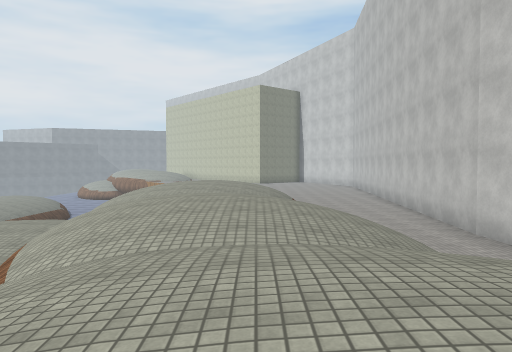
view 1 (above)

24 first-person views from a walk through a scene from a Unity 3-D project. The camera is 1.4 m above the floor, tilts 2° down and sees 70° across. The floor is counted in squares, 2 m on a side. Each view is taken from the middle of a square. On the plan, view 1 faces up. The plan holds only what a view shows up to about 11 squares ahead; the rest is blank. The place goes on beyond the plan. The player character is not drawn. Surface patterns are stand-ins for the level's own textures.

view 2
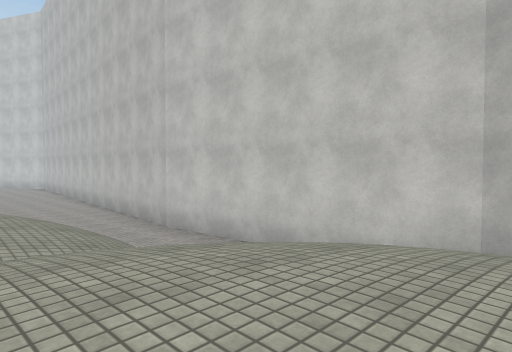

view 3
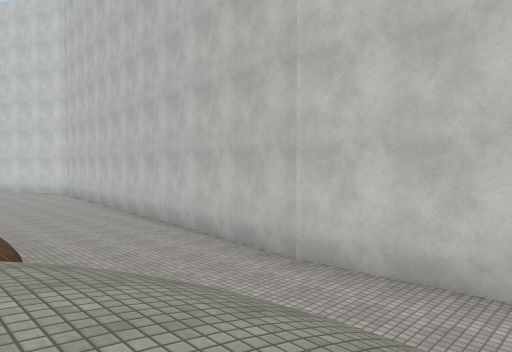

view 4
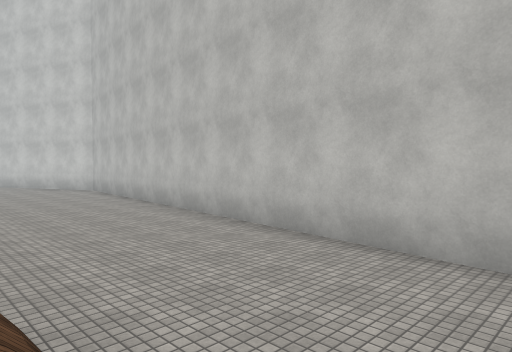

view 5
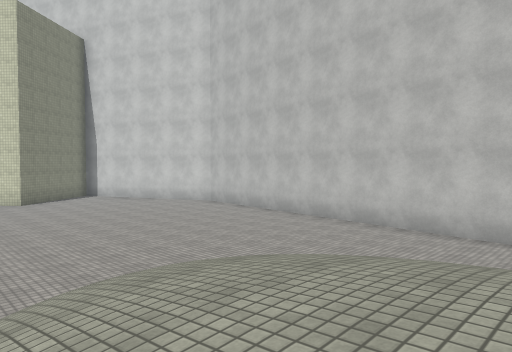

view 6
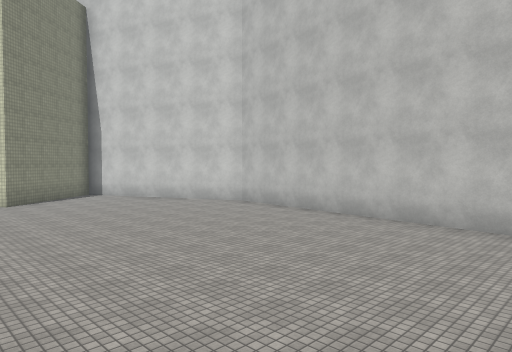

view 7
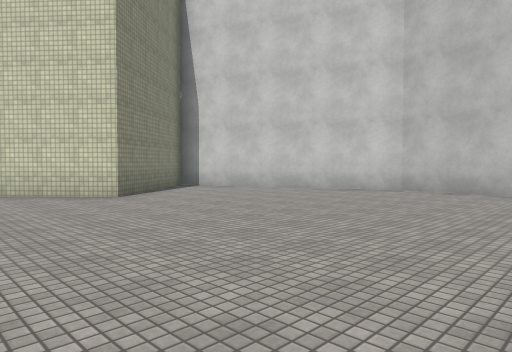

view 8
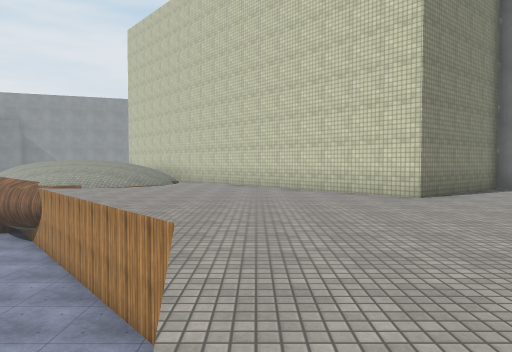

view 9
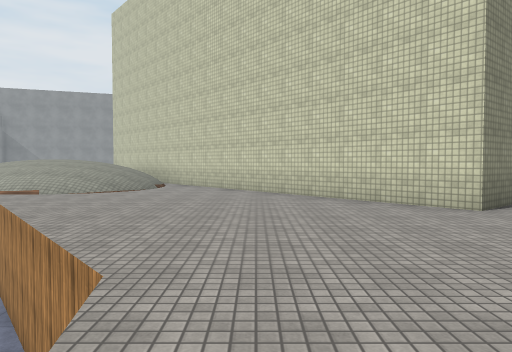

view 10
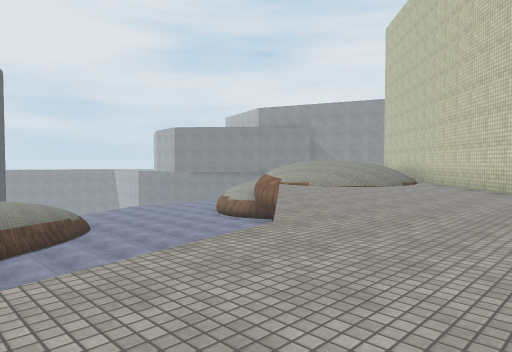

view 11
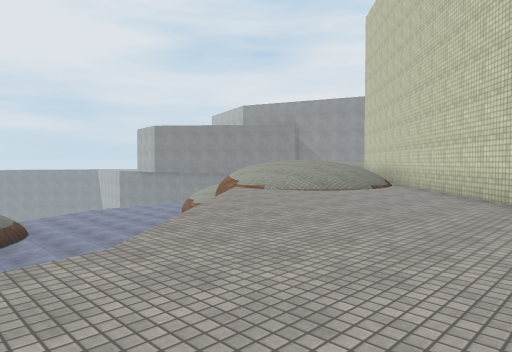

view 12
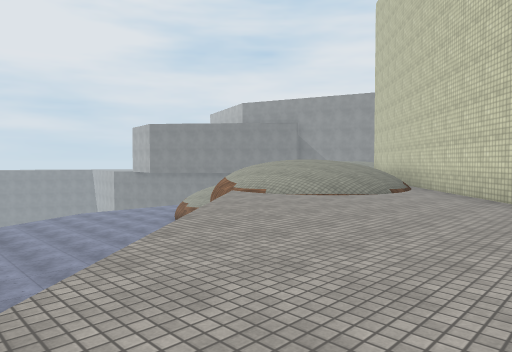

view 13
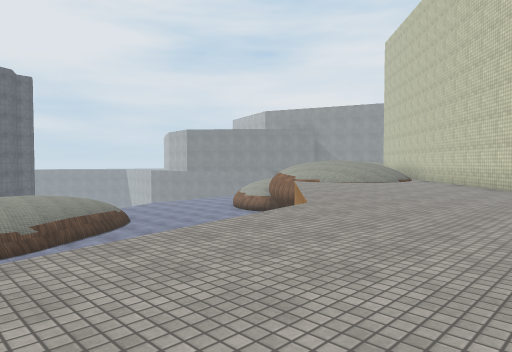

view 14
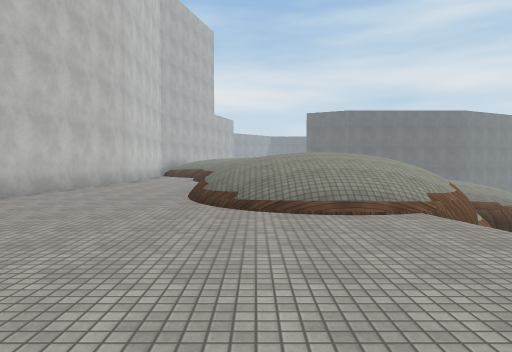

view 15
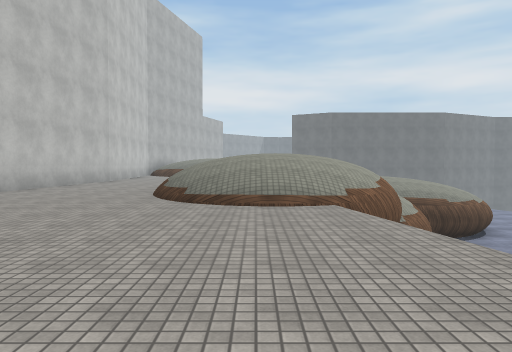

view 16
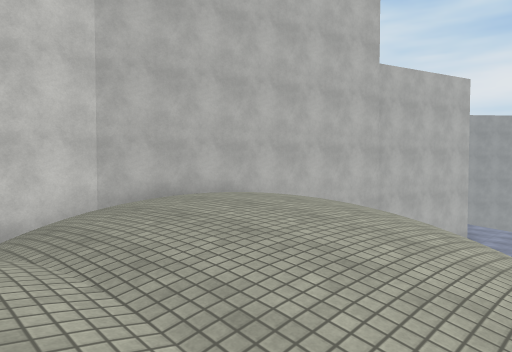

view 17
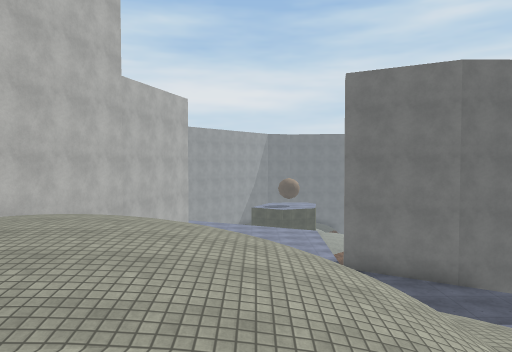

view 18
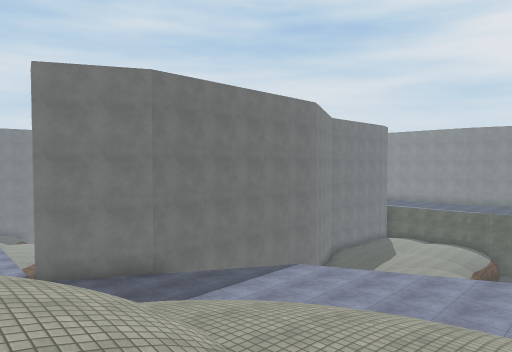

view 19
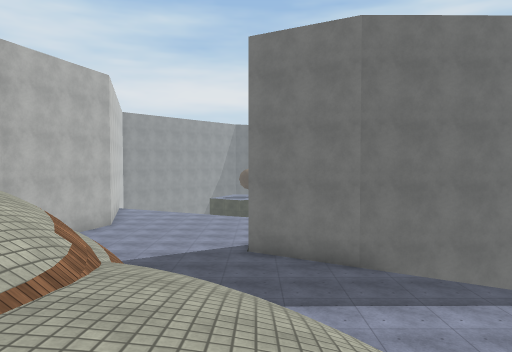

view 20
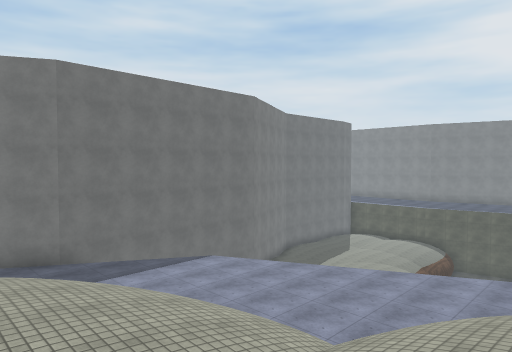

view 21
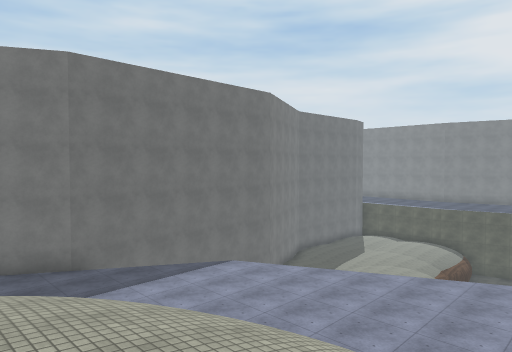

view 22
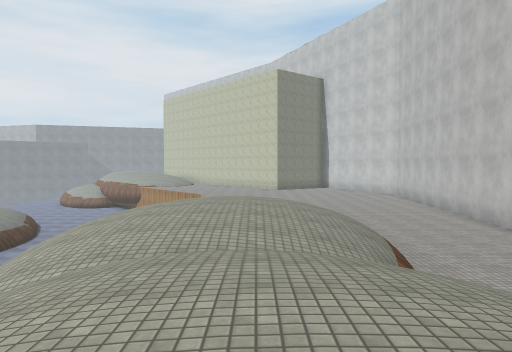

view 23
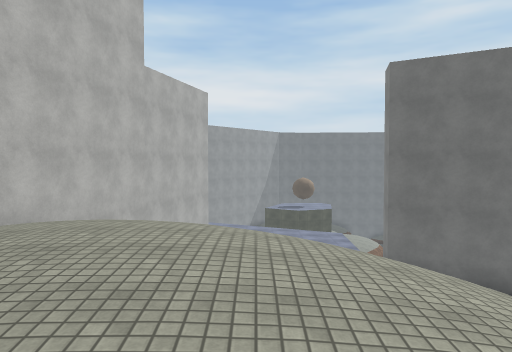

view 24
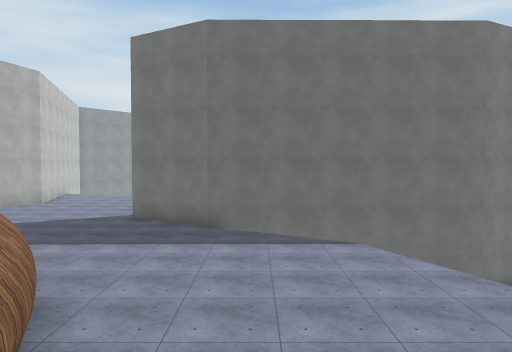

### Floor plan
Key: @ floor where view 1 was taken; # wall or solid block; x gap in a wall; . main floor; : floor 0.25 m higher than the main floor; + floor 1 m higher than the main floor; * floor 1.25 m higher than the main floor; % floor 1.5 m higher than the main floor; & floor 1.75 m higher than the main floor; $ floor 2 m higher than the main floor; / step, stairs or slope; = window, fence, low wall or low ledge; v drop or lower ground.
Columns run from 15 left of view 1 to 7 right of it. Each row starts with its distance up from view 1.
 35          ##
 34         //##
 33      %%*+/.##
 32      /++//..#
 31     v////...##
 30      vv......##  ###
 29   vv vvv......####.
 28  vvvv vv.......##...#
 27 vvvvvv vv...........##
 26 vvvvvvv vv...........#
 25  vvvvvv vvv..........##
 24  vvvvvv    v..........#
 23  vvvvvv    v..........#
 22   vvv v    v..........#
 21   vvvv      .........##
 20             .........#
 19             v........#
 18             v........#
 17             v........#
 16             v /......#
 15            v/////....#
 14           vv/%%//....#
 13           ///&&%/....#
 12        v    %&&%/....#
 11        vvv /%$&%/...##
 10        /// /%&&//...#
  9           .//%%//...#
  8           ::/%%%/ ..#
  7           ::/%&&//..#
  6        / /.//%$&%/..#
  5  vvvvv   /../%&&%/..#
  4  vvvvvvv /..//%%%/  #
  3   vvvvvv v/.:/*%%/  #
  2   vvvvvvvv////%&&&/ #
  1    vvvvvvvv///%&$&% #
  0    vvvvvvvvv/=/@&&% #
 -1     vvvvvvvv ==    /#
 -2     vvvvvvvvvv/    /#
 -3      vvvvvvvvv     ##
 -4        vvvvvvvv    #
 -5 ##########vvvvv   x#
 -6          ##vvvvv  v
 -7           ##vvvv  #

Positions as (right, up) in squares from view 1, and headings:
1: (0, 0), facing up
2: (0, 0), facing up-right
3: (0, 4), facing up-right
4: (1, 10), facing up-right
5: (-3, 12), facing up-right
6: (-2, 15), facing up-right
7: (-3, 20), facing up-right
8: (-3, 20), facing up
9: (-3, 22), facing up
10: (-1, 21), facing up-left
11: (-1, 23), facing up-left
12: (-2, 24), facing up-left
13: (0, 19), facing up-left
14: (0, 21), facing down
15: (-1, 22), facing down
16: (-2, 4), facing down-right
17: (-1, 5), facing down
18: (-1, 5), facing down-left
19: (-4, 4), facing down
20: (-3, 7), facing down-left
21: (-3, 6), facing down-left
22: (-1, 5), facing up
23: (0, 4), facing down
24: (-8, 6), facing down
